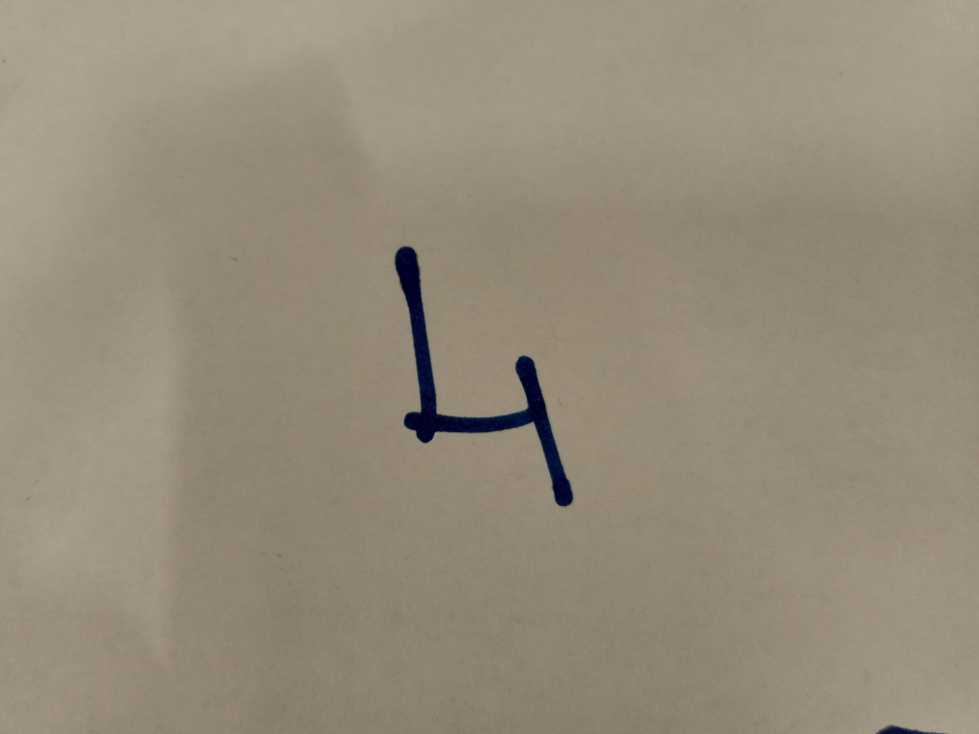
#> input picture imgs/test1.jpg, 979 x 734 px
$ jupyter execute --allow-errors handwritten-digit-recognition.ipynb   (shell and % lines are left out)   (older library calls are emulated)
#> lines starting #> are read from the running program, lines starting #| are printed output that depends on the picture; after the words box and inside, x2 and y2 are one past the last pixel; in counts of white or black regions, pixels touching at a corner belong together
# Handwritten Digit Recognition

Handwritten Digit Recognition using Convolutional Neural Networks in Python with Keras

[cell 1]
import numpy as np
from keras.models import load_model
from matplotlib import pyplot as plt
import cv2

[cell 2]
# Figure size in inches
plt.rcParams['figure.figsize'] = [15, 10]

[cell 3]
DEBUG = True

#> (a cell that did not finish here is left out)

[cell 5]
image_path="imgs/test1.jpg"

# Read the input image
img = cv2.imread(image_path)
#> img is the input picture: shape (734, 979, 3); mean B, G, R 122.6, 140.3, 149.3

if DEBUG:
    plt.imshow(img)
    plt.title('Original')
    plt.show()

# Convert to grayscale
img_gray = cv2.cvtColor(img, cv2.COLOR_BGR2GRAY)
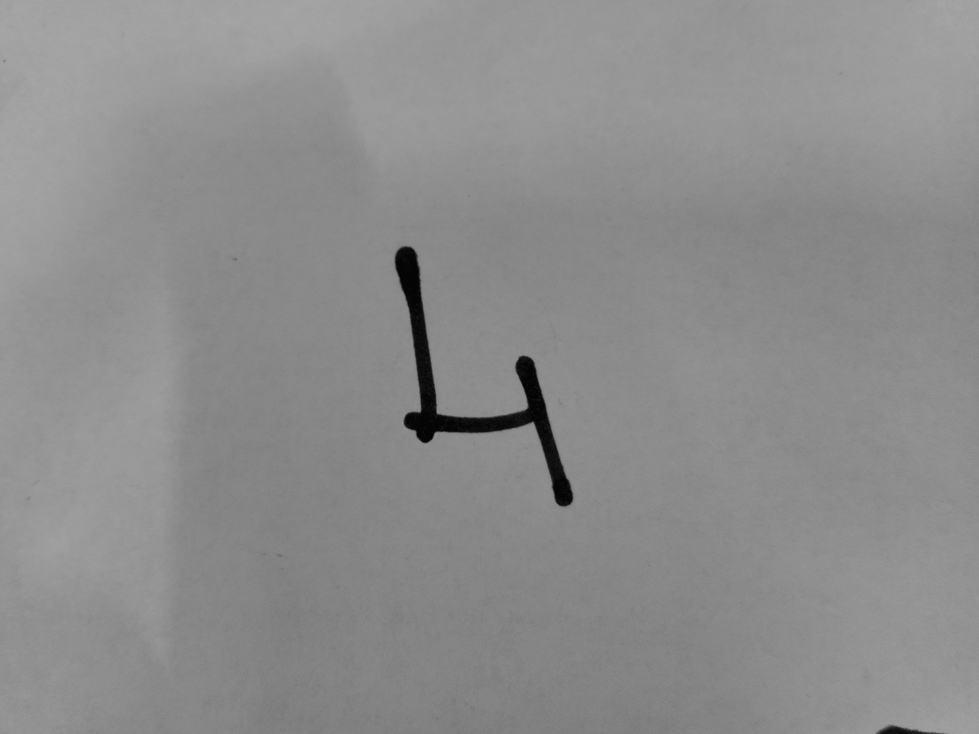
#> img_gray: shape (734, 979); min 3, max 167, mean 140.9

if DEBUG:
    plt.imshow(img_gray, cmap='gray')
    plt.title('Grayscale')
    plt.show()

# Apply Gaussian filtering
img_gau = cv2.GaussianBlur(img_gray, (5, 5), 0)

if DEBUG:
    plt.imshow(img_gau, cmap='gray')
    plt.title('GaussianBlur')
    plt.show()

# Threshold the image
ret, img_th = cv2.threshold(img_gau, 80, 255, cv2.THRESH_BINARY_INV)
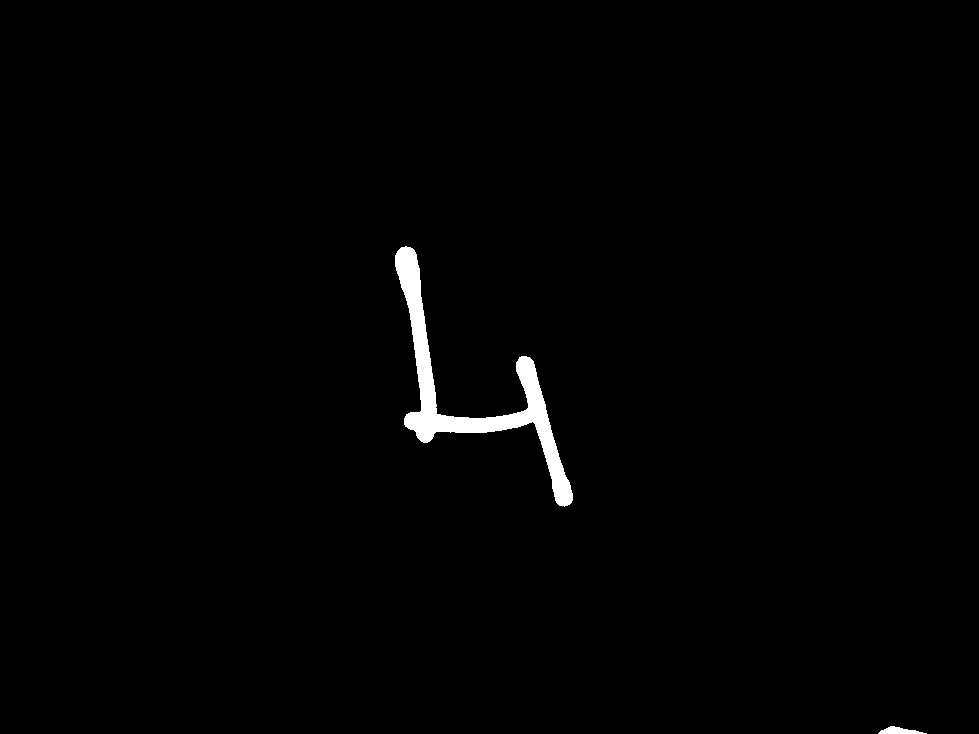
#> img_th: shape (734, 979); 1.1% white; 2 white regions

if DEBUG:
    plt.imshow(img_th, cmap='gray')
    plt.title('Binary Image')
    plt.show()

# Find contours in the image
im2, contours, hierarchy = cv2.findContours(img_th.copy(), cv2.RETR_EXTERNAL, cv2.CHAIN_APPROX_SIMPLE)
#> contours = 2 contours; box (x1, y1, x2, y2) and area: (395, 246, 573, 507) 6990, (878, 726, 927, 734) 176

if DEBUG:
    print('Contours:', len(contours))
#| Contours: 2

[cell 6]
def get_square(image, square_size):
    height, width = image.shape

    if height > width:
        differ = height
    else:
        differ = width

    differ += differ // 2

    mask = np.zeros((differ, differ), dtype='uint8')

    x_pos = int((differ - width) / 2)
    y_pos = int((differ - height) / 2)

    mask[y_pos:y_pos+height,x_pos:x_pos+width] = image
    mask = cv2.resize(mask, (square_size, square_size), interpolation=cv2.INTER_AREA)

    return mask

[cell 7]
def put_text_with_bg(img, text, x, y, bg=(0, 255, 0)):
    font = cv2.FONT_HERSHEY_SIMPLEX
    font_scale = 0.8
    thickness = 2

    # Get the width and height of the text box
    text_width, text_height = cv2.getTextSize(text, font, font_scale, thickness)[0]

    # Make the coords of the box with a small padding of two pixels
    box_coords = ((x, y), (x + text_width - 2, y - text_height - 2))

    cv2.rectangle(img, box_coords[0], box_coords[1], bg, cv2.FILLED)
    cv2.putText(img, text, (x, y), font, font_scale, (255, 255, 255), thickness, cv2.LINE_AA)

#> (a cell that did not finish here is left out)

[cell 9]
# Save final image
cv2.imwrite('output1.jpg', img)
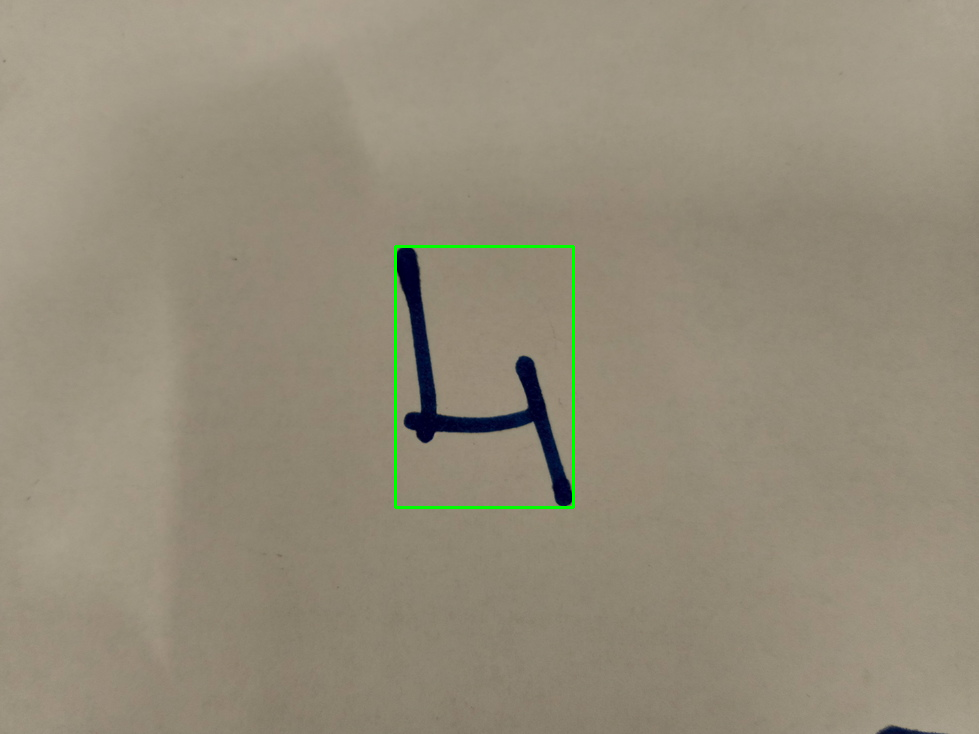
#> saved as output1.jpg: shape (734, 979, 3); mean B, G, R 122.2, 140.7, 148.7
#> Out = True

$ run again, with imgs/test2.jpg copied over imgs/test1.jpg
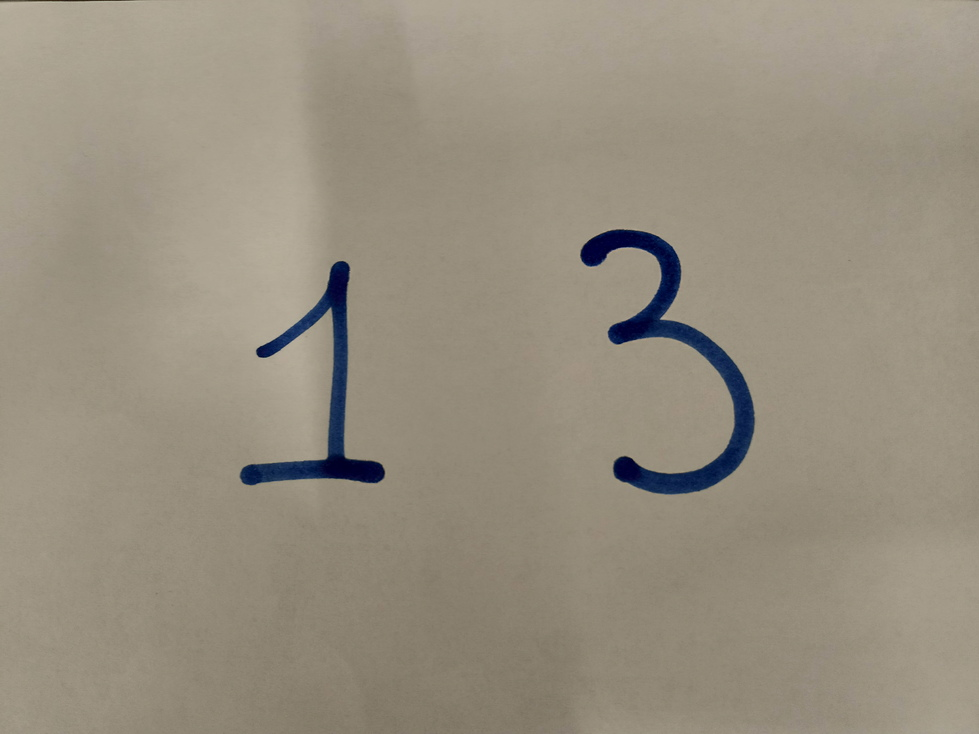
#> input picture imgs/test2.jpg, 979 x 734 px
#> img is the input picture: shape (734, 979, 3); mean B, G, R 127.4, 142.9, 151.2
#> `ret, img_th = cv2.threshold(img_gau, 80, 255, cv2.THRESH_BINARY_INV)`:
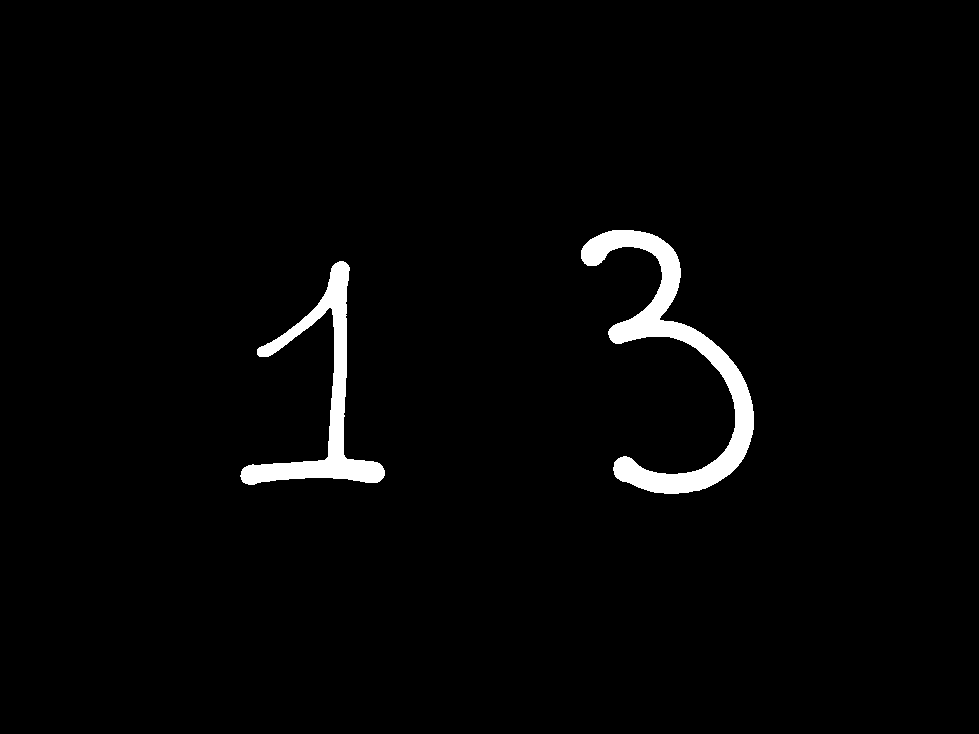
#> img_th: shape (734, 979); 2.3% white; 2 white regions
#> contours = 2 contours; box (x1, y1, x2, y2) and area: (581, 230, 754, 494) 9419, (240, 261, 385, 485) 6217
#| Contours: 2
#> `cv2.imwrite('output1.jpg', img)`:
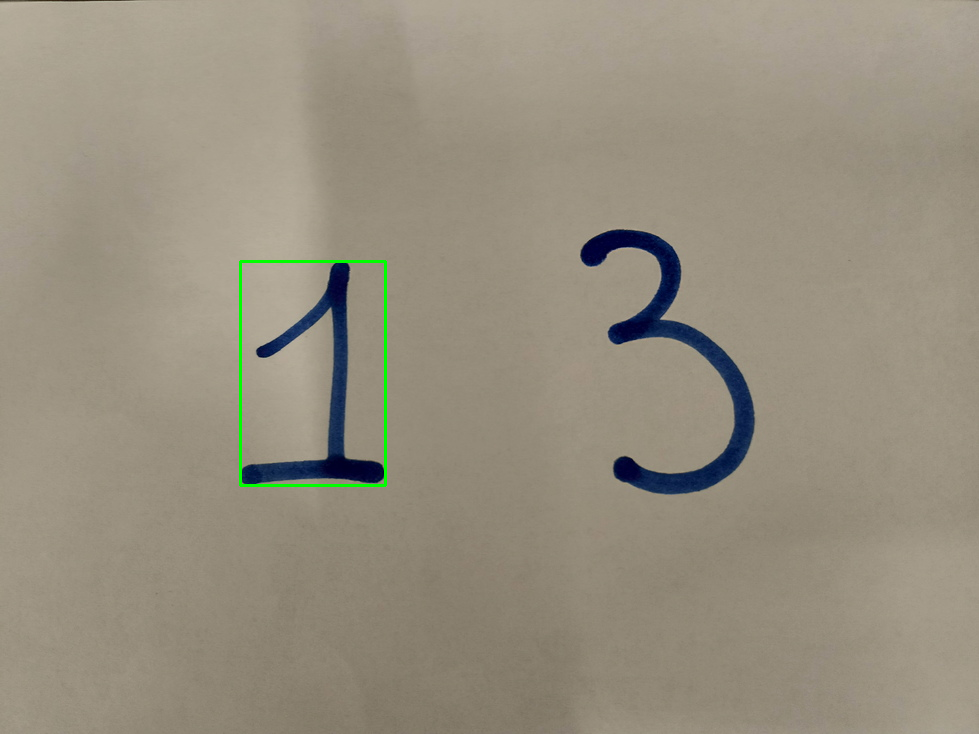
#> saved as output1.jpg: shape (734, 979, 3); mean B, G, R 127, 143.3, 150.7
#> Out = True
